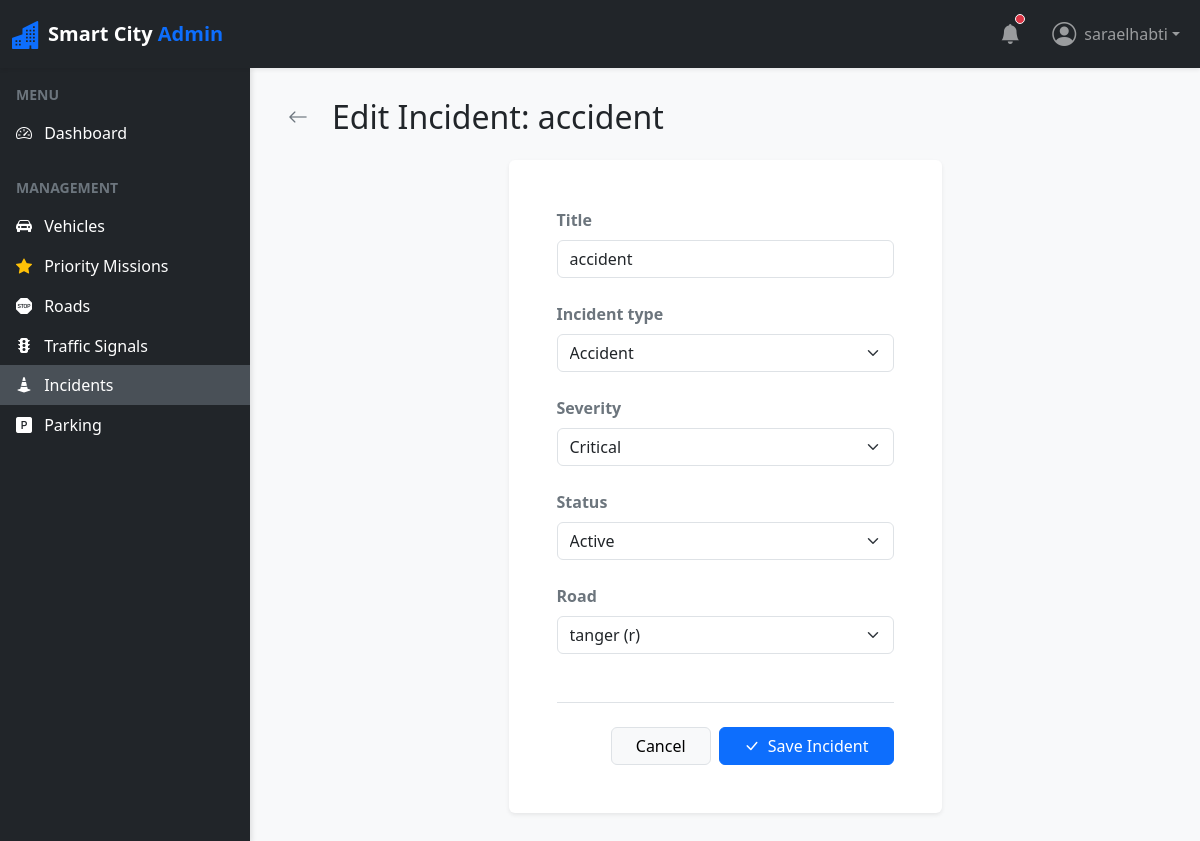
Page /incidents/1/edit/ (signed in) on the committed database.
### incidents/models.py (models this page shows, shortened)
class Incident(models.Model):
    TYPE_CHOICES = [
        ('ACCIDENT', 'Accident'),
        ('TRAFFIC_JAM', 'Traffic Jam'),
        ('ROAD_WORK', 'Road Work'),
        ('HAZARD', 'Hazard'),
        ('OTHER', 'Other'),
    ]
    SEVERITY_CHOICES = [
        ('MINOR', 'Minor'),
        ('MODERATE', 'Moderate'),
        ('SEVERE', 'Severe'),
        ('CRITICAL', 'Critical'),
    ]
    STATUS_CHOICES = [
        ('ACTIVE', 'Active'),
        ('RESOLVING', 'Resolving'),
        ('RESOLVED', 'Resolved'),
    ]
    title = models.CharField(max_length=255)
    incident_type = models.CharField(max_length=20, choices=TYPE_CHOICES)
    severity = models.CharField(max_length=20, choices=SEVERITY_CHOICES)
    status = models.CharField(max_length=20, choices=STATUS_CHOICES, default='ACTIVE')
    road = models.ForeignKey(Road, on_delete=models.CASCADE, related_name='incidents')
    created_at = models.DateTimeField(auto_now_add=True)

### incidents/views.py (the view)
# urls.py: path('<int:pk>/edit/', IncidentUpdateView.as_view(), name='incident-update'),
class IncidentUpdateView(LoginRequiredMixin, UpdateView):
    model = Incident
    form_class = IncidentForm
    template_name = 'incidents/incident_form.html'
    success_url = reverse_lazy('incident-list')

### incidents/forms.py (shortened to what this page needs)
class IncidentForm(forms.ModelForm):
    class Meta:
        model = Incident
        fields = ['title', 'incident_type', 'severity', 'status', 'road']
        widgets = {
            'title': forms.TextInput(attrs={'class': 'form-control'}),
            'incident_type': forms.Select(attrs={'class': 'form-select'}),
            'severity': forms.Select(attrs={'class': 'form-select'}),
            'status': forms.Select(attrs={'class': 'form-select'}),
            'road': forms.Select(attrs={'class': 'form-select'}),
        }

### roads/models.py (called while the page is built)
    def __str__(self):
        return f"{self.name} ({self.zone})"

### incidents/templates/incidents/incident_form.html (shortened to what this page needs)
{% extends 'base.html' %}
{% block content %}
<div class="row mb-4">
    <div class="col-12">
        <h2 class="mb-0 d-flex align-items-center">
            <a href="{% url 'incident-list' %}" class="btn btn-sm btn-outline-secondary me-3 border-0"><i class="bi bi-arrow-left fs-5"></i></a>
            {% if form.instance.pk %}Edit Incident: {{ form.instance.title }}{% else %}Report New Incident{% endif %}
        </h2>
    </div>
</div>
<div class="row justify-content-center">
    <div class="col-md-8 col-lg-6">
        <div class="card border-0 shadow-sm">
            <div class="card-body p-4 p-md-5">
                <form method="post" novalidate>
                    {% for field in form %}
                    <div class="mb-4">
                        <label for="{{ field.id_for_label }}" class="form-label fw-bold text-secondary">{{ field.label }}</label>
                        {{ field }}
                    </div>
                    {% endfor %}
                    <div class="d-flex justify-content-end gap-2 mt-5 pt-4 border-top">
                        <a href="{% url 'incident-list' %}" class="btn btn-light border px-4">Cancel</a>
                        <button type="submit" class="btn btn-primary px-4"><i class="bi bi-check-lg me-1"></i> Save Incident</button>
                    </div>
                </form>
            </div>
        </div>
    </div>
</div>
{% endblock %}

### vehicles/templates/base.html (shortened to what this page needs)
<!DOCTYPE html>
<html lang="en">
<head>
    <link href="https://cdn.jsdelivr.net/npm/bootstrap@5.3.0/dist/css/bootstrap.min.css" rel="stylesheet">
    <link href="https://cdn.jsdelivr.net/npm/bootstrap-icons@1.10.5/font/bootstrap-icons.css" rel="stylesheet">
</head>
<body>
    <nav class="navbar navbar-expand-lg navbar-dark bg-dark sticky-top shadow-sm">
        <div class="container-fluid">
            <a class="navbar-brand d-flex align-items-center" href="{% url 'dashboard' %}">
                <i class="bi bi-buildings-fill text-primary me-2 fs-3"></i>
                <span class="fw-bold">Smart City <span class="text-primary">Admin</span></span>
            </a>
            <div class="collapse navbar-collapse" id="navbarSupportedContent">
                <ul class="navbar-nav ms-auto mb-2 mb-lg-0 align-items-center">
                    <li class="nav-item me-3">
                        <a class="nav-link position-relative" href="#">
                            <i class="bi bi-bell-fill fs-5"></i>
                            <span class="position-absolute top-25 start-75 translate-middle p-1 bg-danger border border-light rounded-circle">
                            </span>
                        </a>
                    </li>
                    {% if user.is_authenticated %}
                    <li class="nav-item dropdown">
                        <a class="nav-link dropdown-toggle d-flex align-items-center" href="#" id="navbarDropdown" role="button" data-bs-toggle="dropdown" aria-expanded="false">
                            <i class="bi bi-person-circle fs-4 me-2"></i> {{ user.username }}
                        </a>
                    </li>
                    {% else %}
                    <li class="nav-item">
                        <a class="nav-link d-flex align-items-center" href="{% url 'login' %}">
                            <i class="bi bi-box-arrow-in-right fs-4 me-2"></i> Login
                        </a>
                    </li>
                    {% endif %}
                </ul>
            </div>
        </div>
    </nav>
    <div id="wrapper">
        {% if user.is_authenticated %}
        <div class="bg-dark text-white" id="sidebar">
            <div class="list-group list-group-flush mt-3 pb-4">
                <div class="text-uppercase text-secondary px-3 mb-2 small fw-bold">Menu</div>
                <a href="{% url 'dashboard' %}" class="list-group-item list-group-item-action bg-dark text-white border-0 sidebar-link {% if request.resolver_match.url_name == 'dashboard' %}active{% endif %}">
                    <i class="bi bi-speedometer2 me-2"></i> Dashboard
                </a>
                <div class="text-uppercase text-secondary px-3 mt-4 mb-2 small fw-bold">Management</div>
                <a href="{% url 'vehicle-list' %}" class="list-group-item list-group-item-action bg-dark text-white border-0 sidebar-link ">
                    <i class="bi bi-car-front-fill me-2"></i> Vehicles
                </a>
                <a href="{% url 'priority-list' %}" class="list-group-item list-group-item-action bg-dark text-white border-0 sidebar-link ">
                    <i class="bi bi-star-fill text-warning me-2"></i> Priority Missions
                </a>
                <a href="{% url 'road-list' %}" class="list-group-item list-group-item-action bg-dark text-white border-0 sidebar-link ">
                    <i class="bi bi-sign-stop-fill me-2"></i> Roads
                </a>
                <a href="{% url 'signal-list' %}" class="list-group-item list-group-item-action bg-dark text-white border-0 sidebar-link ">
                    <i class="bi bi-stoplights-fill me-2"></i> Traffic Signals
                </a>
                <a href="{% url 'incident-list' %}" class="list-group-item list-group-item-action bg-dark text-white border-0 sidebar-link {% if request.resolver_match and 'incident' in request.resolver_match.url_name|default:'' %}active{% endif %}">
                    <i class="bi bi-cone-striped me-2"></i> Incidents
                </a>
                <a href="{% url 'parking-list' %}" class="list-group-item list-group-item-action bg-dark text-white border-0 sidebar-link ">
                    <i class="bi bi-p-square-fill me-2"></i> Parking
                </a>
            </div>
        </div>
        {% endif %}
        <div id="page-content-wrapper">
            <div class="container-fluid px-0">
                {% block content %}{% endblock %}
            </div>
        </div>
    </div>
</body>
</html>

### vehicles/templates/base.html (style rules this page uses)
body { min-height: 100vh; display: flex; flex-direction: column; overflow-x: hidden; background-color: #f8f9fa; }
#wrapper { display: flex; flex: 1; }
#sidebar { min-width: 250px; max-width: 250px; min-height: calc(100vh - 56px); transition: all 0.3s; box-shadow: 2px 0 5px rgba(0,0,0,0.1); }
.sidebar-link { transition: all 0.2s; }
.sidebar-link:hover, .sidebar-link.active { background-color: #495057 !important; border-left: 4px solid #0d6efd; }
#page-content-wrapper { flex: 1; padding: 30px; width: 100%; }

### rows in the picture
Incident: instance "accident", form "accident" "Accident" "Critical" "Active" "tanger (r)"

### other values in the picture
{{ user.username }} "saraelhabti"
{{ field.label }} "Title" "Incident type" "Severity" "Status" "Road"
